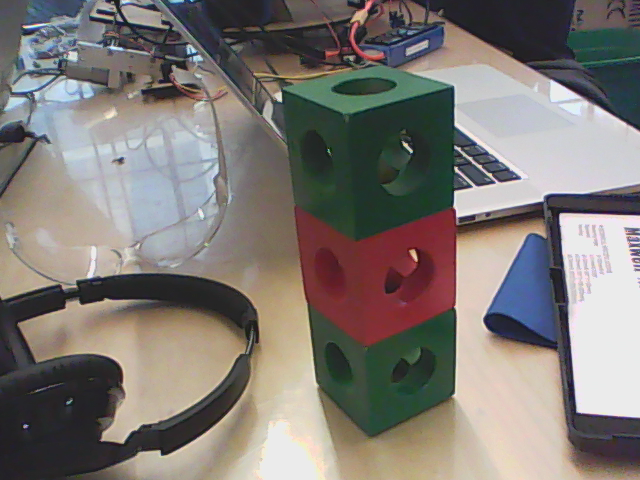
//> input picture vision/3cubes.png, 640 x 480 px, given in place of the camera
$ ./golab   (built with g++ and OpenCV 4)
//> lines starting //> are read from the running program, lines starting //| are printed output that depends on the picture; after the words box and inside, x2 and y2 are one past the last pixel; in counts of white or black regions, pixels touching at a corner belong together
////////////////////////////////////////////////////////////////////////////////////////////////////////////////////////////////
#include <iostream>
#include "opencv2/highgui/highgui.hpp"
#include "opencv2/imgproc/imgproc.hpp"

using namespace cv;
using namespace std;

 int main( int argc, char** argv )
 {
    VideoCapture cap(0); //capture the video from webcam

    if ( !cap.isOpened() )  // if not success, exit program
    {
         cout << "Cannot open the web cam" << endl;
         return -1;
    }


    namedWindow("Control", CV_WINDOW_AUTOSIZE); //create a window called "Control"
    namedWindow("LAB", CV_WINDOW_AUTOSIZE); //create a window called "Control"
  int iLowL = 0;
 int iHighL = 255;

  int iLowA = 0;
 int iHighA = 255;

  int iLowB = 0;
 int iHighB = 255;

  //Create trackbars in "Control" window
 createTrackbar("LowL", "Control", &iLowL, 255); //Hue (0 - 179)
//> slider 'LowL' is set to 51
 createTrackbar("HighL", "Control", &iHighL, 255);

  createTrackbar("LowA", "Control", &iLowA, 255); //Saturation (0 - 255)
//> slider 'LowA' is set to 51
 createTrackbar("HighA", "Control", &iHighA, 255);

  createTrackbar("LowB", "Control", &iLowB, 255);//Value (0 - 255)
//> slider 'LowB' is set to 51
 createTrackbar("HighB", "Control", &iHighB, 255);

  int iLastX = -1;
 int iLastY = -1;

  //Capture a temporary image from the camera
 Mat imgTmp;
 cap.read(imgTmp);
//> imgTmp is the input picture: 480 rows x 640 cols, CV_8UC3; mean B, G, R 116.8, 121.2, 127

  //Create a black image with the size as the camera output
 Mat imgLines = Mat::zeros( imgTmp.size(), CV_8UC3 );;


    while (true)
    {
        Mat imgOriginal;

        bool bSuccess = cap.read(imgOriginal); // read a new frame from video


         if (!bSuccess) //if not success, break loop
        {
             cout << "Cannot read a frame from video stream" << endl;
             break;
        }

    Mat imgLAB;

   cvtColor(imgOriginal, imgLAB, COLOR_BGR2Lab); //Convert the captured frame from BGR to HSV
//> imgLAB: 480 rows x 640 cols, CV_8UC3; mean of channels 0, 1, 2 128.4, 129.8, 131.5

  Mat imgThresholded;

   inRange(imgLAB, Scalar(iLowL, iLowA, iLowB), Scalar(iHighL, iHighA, iHighB), imgThresholded); //Threshold the image
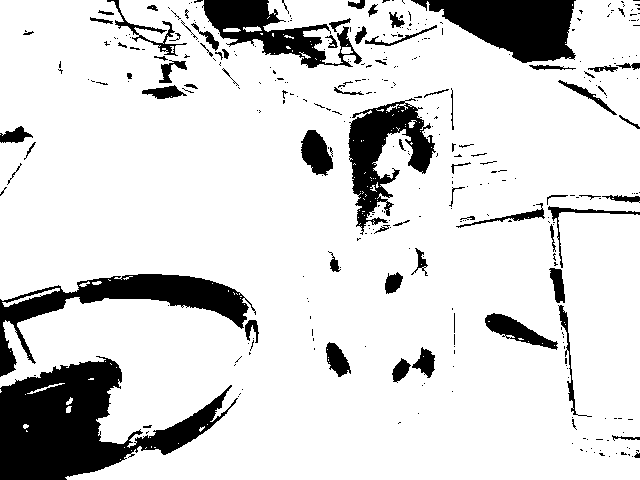
//> imgThresholded: 480 rows x 640 cols, CV_8UC1; 84.8% white; 349 black regions (273 under 20 px), largest, box (x1, y1, x2, y2) and area: (0, 356, 238, 480) 13788, (0, 274, 256, 377) 6560, (411, 0, 576, 63) 6266

  //morphological opening (removes small objects from the foreground)
  erode(imgThresholded, imgThresholded, getStructuringElement(MORPH_ELLIPSE, Size(5, 5)) );
  dilate( imgThresholded, imgThresholded, getStructuringElement(MORPH_ELLIPSE, Size(5, 5)) );

   //morphological closing (removes small holes from the foreground)
  dilate( imgThresholded, imgThresholded, getStructuringElement(MORPH_ELLIPSE, Size(5, 5)) );
  erode(imgThresholded, imgThresholded, getStructuringElement(MORPH_ELLIPSE, Size(5, 5)) );
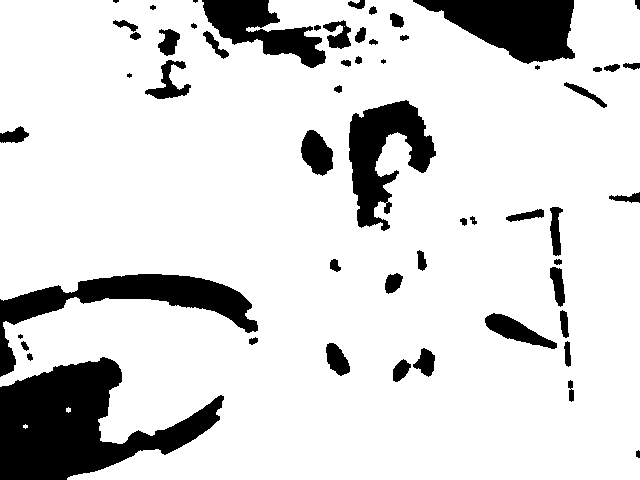
//> imgThresholded: 480 rows x 640 cols, CV_8UC1; 85% white; 57 black regions (6 under 20 px), largest, box (x1, y1, x2, y2) and area: (0, 357, 224, 480) 14119, (0, 274, 258, 377) 6904, (413, 0, 575, 64) 6329

   //Calculate the moments of the thresholded image
  Moments oMoments = moments(imgThresholded);
//> oMoments = moments, m00 66601920, centre m10/m00, m01/m00 = (330.5, 239.7)

   double dM01 = oMoments.m01;
//> dM01 = 1.6e+10
  double dM10 = oMoments.m10;
//> dM10 = 2.2e+10
  double dArea = oMoments.m00;
//> dArea = 66601920

   // if the area <= 10000, I consider that the there are no object in the image and it's because of the noise, the area is not zero
  if (dArea > 10000)
  {
   //calculate the position of the ball
   int posX = dM10 / dArea;
//> posX = 330
   int posY = dM01 / dArea;
//> posY = 239

   if (iLastX >= 0 && iLastY >= 0 && posX >= 0 && posY >= 0)
   {
    //Draw a red line from the previous point to the current point
    line(imgLines, Point(posX, posY), Point(iLastX, iLastY), Scalar(0,0,255), 2);
   }

    iLastX = posX;
//> iLastX = 330
   iLastY = posY;
//> iLastY = 239
  }

   imshow("Thresholded Image", imgThresholded); //show the thresholded image

   imgOriginal = imgOriginal;// + imgLines;

  imshow("LAB", imgLAB); //show the original image
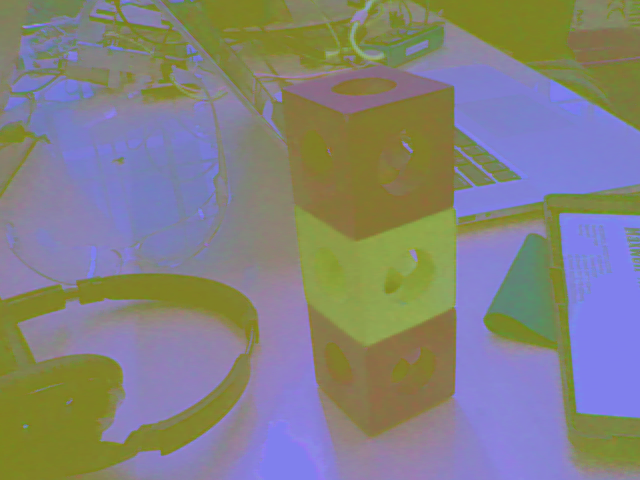
//> window 'LAB': 480 rows x 640 cols, CV_8UC3; mean B, G, R 128.4, 129.8, 131.5
  imshow("Original", imgOriginal); //show the original image
        if (waitKey(30) == 27) //wait for 'esc' key press for 30ms. If 'esc' key is pressed, break loop
//> the Esc key is pressed
       {
            cout << "esc key is pressed by user" << endl;
            break;
       }
    }

   return 0;
};

$ run again, on vision/cubeA1.png
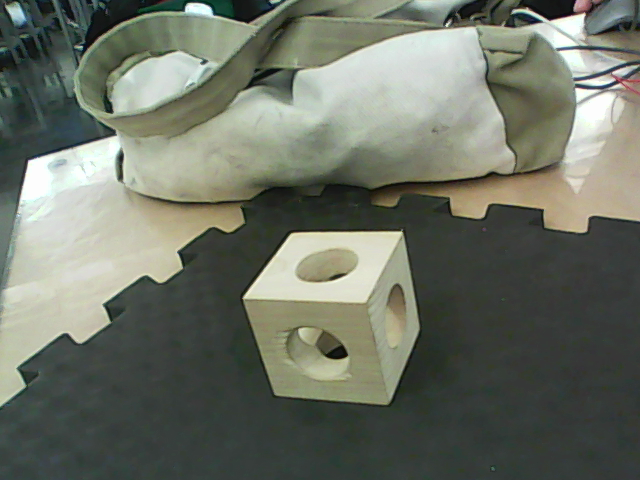
//> input picture vision/cubeA1.png, 640 x 480 px, given in place of the camera
//> imgTmp is the input picture: 480 rows x 640 cols, CV_8UC3; mean B, G, R 101.3, 113.7, 108.4
//> imgLAB: 480 rows x 640 cols, CV_8UC3; mean of channels 0, 1, 2 117.3, 123.7, 134
//> `erode(imgThresholded, imgThresholded, getStructuringElement(MORPH_ELLI..`:
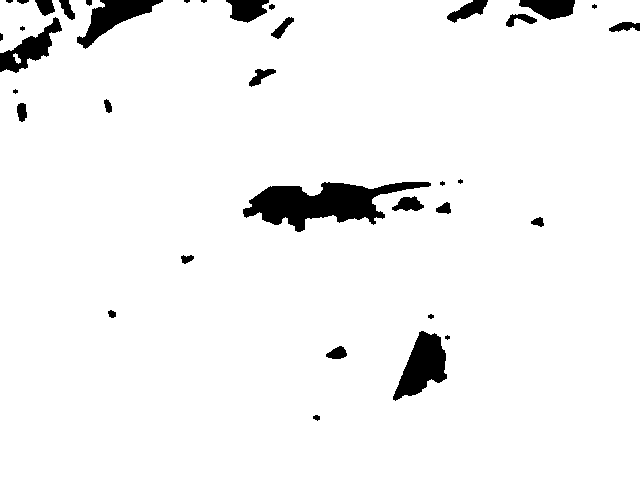
//> imgThresholded: 480 rows x 640 cols, CV_8UC1; 95.5% white; 36 black regions (9 under 20 px), largest, box (x1, y1, x2, y2) and area: (243, 182, 431, 232) 4553, (393, 331, 447, 401) 2060, (77, 0, 163, 49) 1599
//> oMoments = moments, m00 74781045, centre m10/m00, m01/m00 = (320.7, 243.8)
//> dM01 = 1.82e+10
//> dM10 = 2.4e+10
//> dArea = 74781045
//> posX = 320
//> posY = 243
//> iLastX = 320
//> iLastY = 243
//> `imshow("LAB", imgLAB);`:
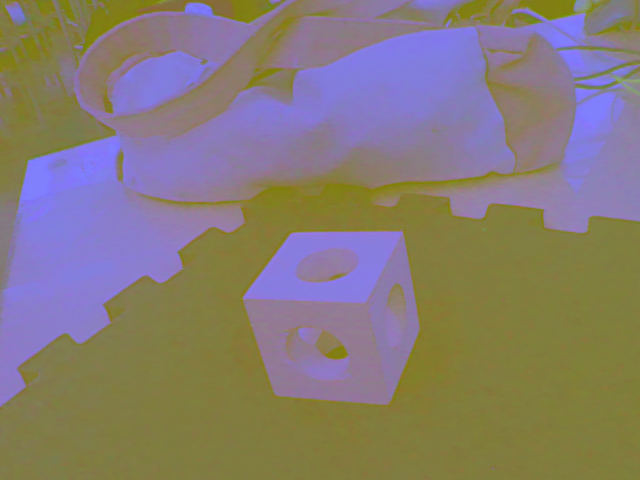
//> window 'LAB': 480 rows x 640 cols, CV_8UC3; mean B, G, R 117.3, 123.7, 134
